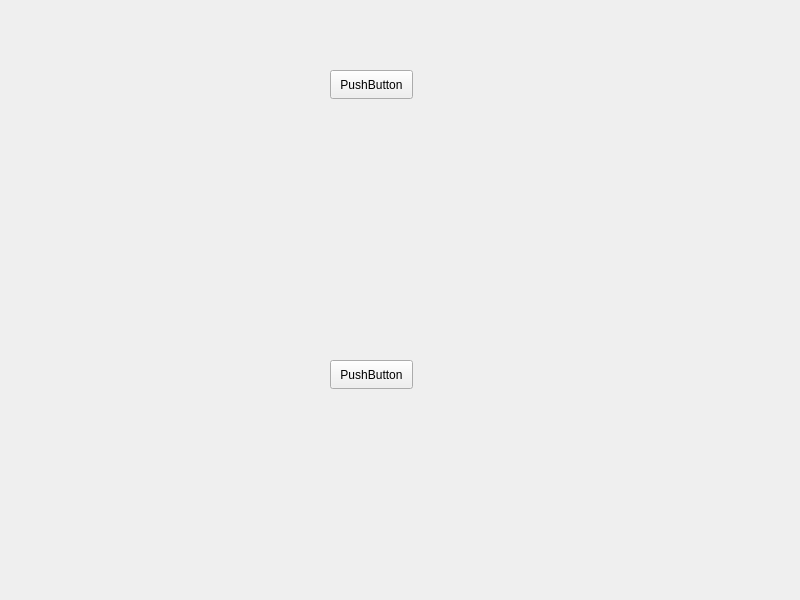
<?xml version="1.0" encoding="UTF-8"?>
<ui version="4.0">
 <class>MainWindow</class>
 <widget class="QMainWindow" name="MainWindow">
  <property name="geometry">
   <rect>
    <x>0</x>
    <y>0</y>
    <width>800</width>
    <height>600</height>
   </rect>
  </property>
  <property name="mouseTracking">
   <bool>false</bool>
  </property>
  <property name="windowTitle">
   <string>MainWindow</string>
  </property>
  <property name="styleSheet">
   <string notr="true">body {background-color: rgb(170, 0, 0);}</string>
  </property>
  <widget class="QWidget" name="centralwidget">
   <widget class="QPushButton" name="pushButton">
    <property name="geometry">
     <rect>
      <x>330</x>
      <y>70</y>
      <width>83</width>
      <height>29</height>
     </rect>
    </property>
    <property name="text">
     <string>PushButton</string>
    </property>
   </widget>
   <widget class="QPushButton" name="pushButton_2">
    <property name="geometry">
     <rect>
      <x>330</x>
      <y>360</y>
      <width>83</width>
      <height>29</height>
     </rect>
    </property>
    <property name="text">
     <string>PushButton</string>
    </property>
   </widget>
  </widget>
 </widget>
 <resources/>
 <connections/>
</ui>
